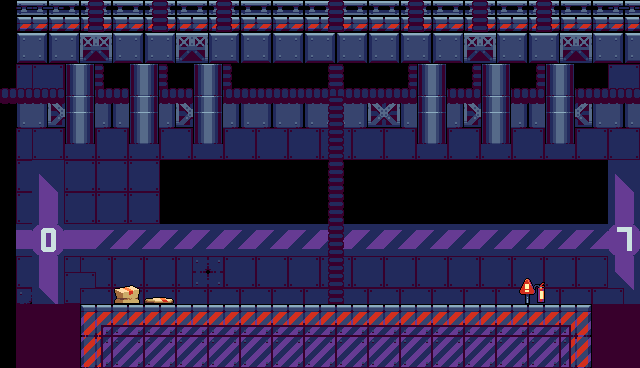

Below is a game level as drawn by its tile map, then a one-line description and the .tmx that defines it (tile-layer data replaced by summaries):
An orthogonal 40x23 tile map with 16x16 px tiles, 4 tile layers (Background, Background Object2, Boss Object, Background Object), 4 tilesets and 31 objects (19x Transporter, 6x Hammer, Player, Boss, ItemSpawnManager).

<map version="1.10" tiledversion="1.10.2" orientation="orthogonal" renderorder="right-down" width="40" height="23" tilewidth="16" tileheight="16" infinite="0" nextlayerid="7" nextobjectid="42">
 <tileset firstgid="1" source="Pixel Adventure.tsx" />
 <tileset firstgid="243" source="boss_tileset(32x32).tsx" />
 <tileset firstgid="245" source="industrial_tileset(32x32).tsx" />
 <tileset firstgid="333" source="industrial_objectset(32x32).tsx" />
 <layer id="1" name="Background" width="40" height="23" offsetx="16" offsety="0">
  <properties>
   <property name="Background" value="Factory" />
   <property name="totalItemsNum" type="int" value="4" />
  </properties>
  <data>[920 cells, 176 non-empty, 17 distinct tile ids]</data>
 </layer>
 <layer id="6" name="Background Object2" width="40" height="23">
  <data>[920 cells, 40 non-empty, 2 distinct tile ids]</data>
 </layer>
 <layer id="5" name="Boss Object" width="40" height="23">
  <data>[920 cells, 67 non-empty, 6 distinct tile ids]</data>
 </layer>
 <layer id="2" name="Background Object" width="40" height="23" offsetx="16" offsety="0">
  <data>[920 cells, 40 non-empty, 5 distinct tile ids]</data>
 </layer>
 <objectgroup id="3" name="Collisions">
  <object id="1" x="64" y="304" width="512" height="64" />
  <object id="2" x="-16" y="0" width="16" height="368" />
  <object id="3" x="640" y="0" width="16" height="368" />
 </objectgroup>
 <objectgroup id="4" name="Spawnpoints">
  <object id="4" name="Player" type="Player" x="304" y="272" width="32" height="32" />
  <object id="5" name="Boss" type="Boss" x="272" y="64" width="96" height="96" />
  <object id="8" name="Hammer" type="Hammer" x="48" y="144" width="32" height="64" />
  <object id="9" name="Hammer" type="Hammer" x="112" y="144" width="32" height="64" />
  <object id="10" name="Hammer" type="Hammer" x="176" y="144" width="32" height="64" />
  <object id="11" name="Hammer" type="Hammer" x="528" y="144" width="32" height="64" />
  <object id="12" name="Hammer" type="Hammer" x="464" y="144" width="32" height="64" />
  <object id="13" name="Hammer" type="Hammer" x="400" y="144" width="32" height="64" />
  <object id="14" name="Transporter2" type="Transporter" x="240" y="208" width="32" height="32" />
  <object id="15" name="Transporter2" type="Transporter" x="80" y="208" width="32" height="32" />
  <object id="16" name="Transporter2" type="Transporter" x="112" y="208" width="32" height="32" />
  <object id="17" name="Transporter2" type="Transporter" x="144" y="208" width="32" height="32" />
  <object id="18" name="Transporter2" type="Transporter" x="176" y="208" width="32" height="32" />
  <object id="19" name="Transporter2" type="Transporter" x="208" y="208" width="32" height="32" />
  <object id="22" name="Transporter2" type="Transporter" x="528" y="208" width="32" height="32" />
  <object id="23" name="Transporter2" type="Transporter" x="496" y="208" width="32" height="32" />
  <object id="24" name="Transporter2" type="Transporter" x="464" y="208" width="32" height="32" />
  <object id="25" name="Transporter2" type="Transporter" x="432" y="208" width="32" height="32" />
  <object id="26" name="Transporter2" type="Transporter" x="400" y="208" width="32" height="32" />
  <object id="32" name="Transporter3" type="Transporter" x="560" y="208" width="32" height="32" />
  <object id="33" name="Transporter2" type="Transporter" x="272" y="208" width="32" height="32" />
  <object id="34" name="Transporter2" type="Transporter" x="304" y="208" width="32" height="32" />
  <object id="35" name="Transporter2" type="Transporter" x="336" y="208" width="32" height="32" />
  <object id="36" name="Transporter2" type="Transporter" x="368" y="208" width="32" height="32" />
  <object id="37" name="Transporter2" type="Transporter" x="16" y="208" width="32" height="32" />
  <object id="38" name="Transporter2" type="Transporter" x="48" y="208" width="32" height="32" />
  <object id="40" name="Transporter2" type="Transporter" x="0" y="208" width="32" height="32" />
  <object id="41" name="ItemSpawnManager" type="ItemSpawnManager" x="0" y="176" width="32" height="32" />
 </objectgroup>
</map>
